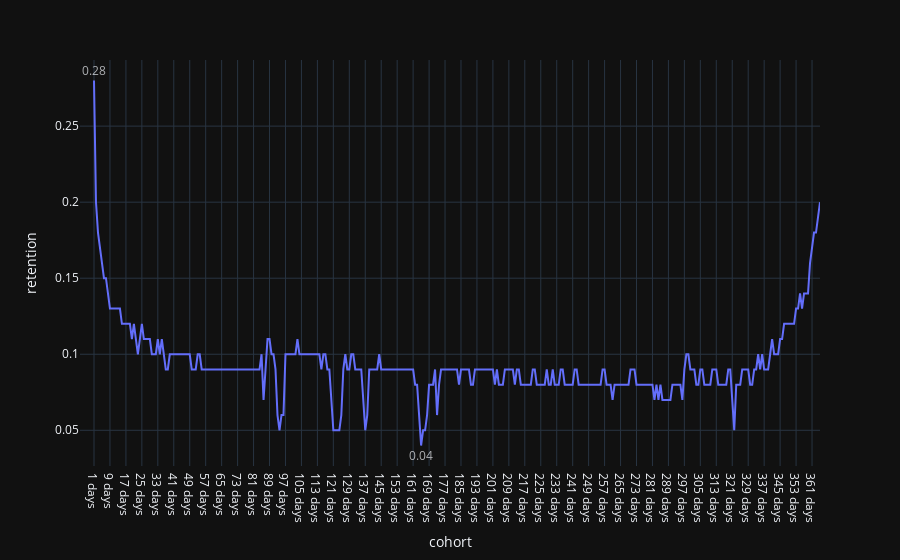

Notebook source saved alongside this figure:
### Code cell
fig = px.line(retention_df, x='cohort', y='retention', template='plotly_dark')
fig.add_annotation(showarrow=False,
                   align = 'right',
                   x=retention_df.cohort[retention_df.max(axis = 1).idxmax()],
                   y=retention_df.max().retention,
                   text=str(retention_df.max().retention),
                   yshift=10,
                   opacity=0.7)
fig.add_annotation(showarrow=False,
                   align = 'right',
                   x=retention_df.cohort[retention_df.min(axis = 1).idxmin()],
                   y=retention_df.min().retention,
                   text=str(retention_df.min().retention),
                   yshift=-10,
                   opacity=0.7)
fig.show()
fig.write_image("img/retention.png")

### Figure 1 — Plotly figure (JSON) as saved in the notebook; plotly's stock layout.template omitted (floating-point values rounded to 4 significant figures; data arrays with more than 128 entries replaced by an {"elided": "..."} marker saying what was removed)
{"data": [{"hovertemplate": "cohort=%{x}<br>retention=%{y}<extra></extra>", "legendgroup": "", "line": {"color": "#636efa", "dash": "solid"}, "mode": "lines", "name": "", "orientation": "v", "showlegend": false, "type": "scatter", "x": {"elided": "365 str values"}, "xaxis": "x", "y": {"elided": "365 float values"}, "yaxis": "y"}], "layout": {"annotations": [{"align": "right", "opacity": 0.7, "showarrow": false, "text": "0.28", "x": "1 days", "y": 0.28, "yshift": 10}, {"align": "right", "opacity": 0.7, "showarrow": false, "text": "0.04", "x": "165 days", "y": 0.04, "yshift": -10}], "autosize": true, "legend": {"tracegroupgap": 0}, "margin": {"t": 60}, "xaxis": {"anchor": "y", "autorange": true, "domain": [0, 1], "range": [-5.727, 364], "title": {"text": "cohort"}, "type": "category"}, "yaxis": {"anchor": "x", "autorange": true, "domain": [0, 1], "range": [0.02135, 0.2986], "title": {"text": "retention"}, "type": "linear"}}}
